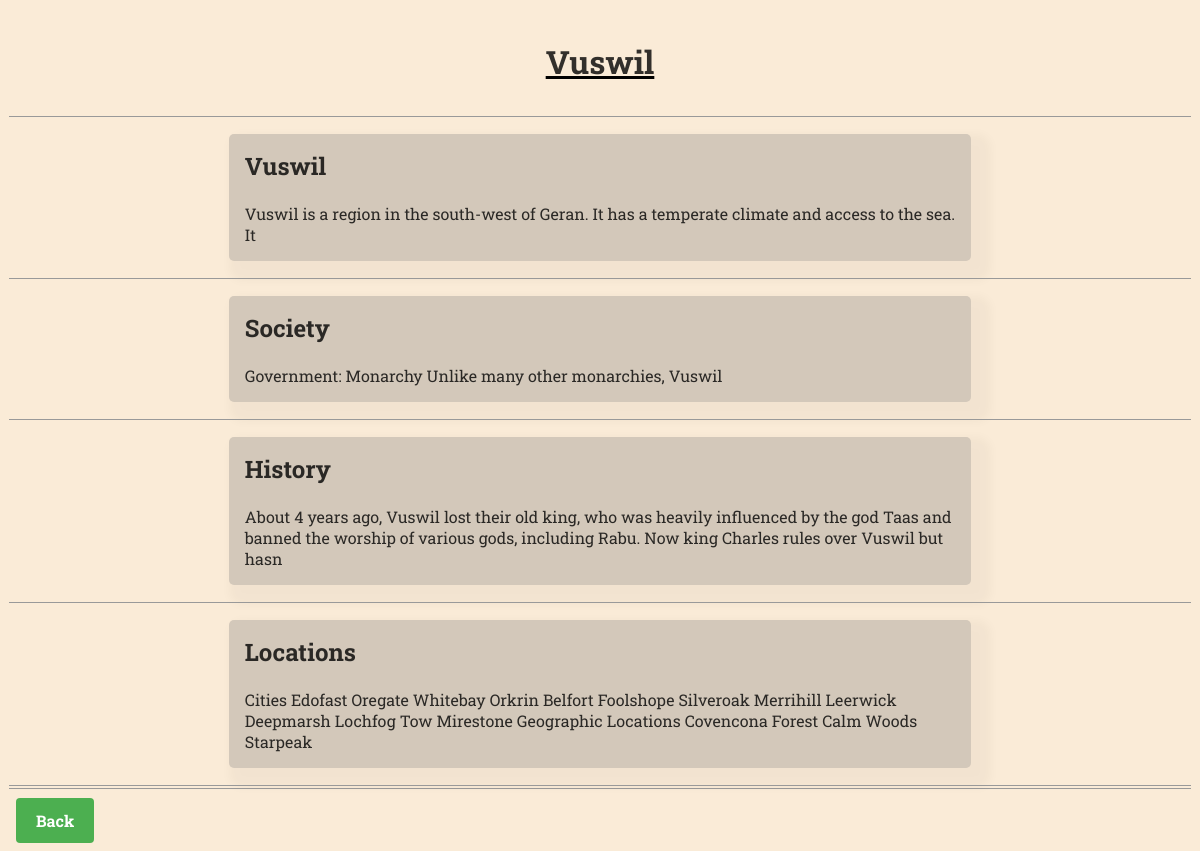
/php/article/show.php?article=15, run on the app's committed database.
### tables this page shows
CREATE TABLE `text` (
  `TextID` int(11) NOT NULL,
  `ArtikelID` int(11) NOT NULL,
  `Title` text NOT NULL COMMENT 'Überschrift',
  `Inhalt` mediumtext NOT NULL COMMENT 'Text des Artikels'
);

### php/connect_to_db.php (called while the page is built, shortened)
<?php
function connect_to_server() {
    $servername = "localhost";
    $username = "root";
    $passwort = "";
    $db = "wiki";
    $conn = new mysqli($servername, $username, $passwort, $db);
    return $conn;
}
function access_db(string $query): mysqli_result|bool {
    $con = connect_to_server();
    $response = $con->query($query);
    return $response;
}

### php/article/show.php (the view, shortened to what this page needs)
<?php
include "../connect_to_db.php";
function show_text($texts):void {
    if ($texts->num_rows > 0) {
        $i = 0;
        while ($entry = $texts->fetch_assoc()) {
            echo "<div id='text_$i' class='text'>";
            echo "<h2>{$entry['Title']}</h2>";
            echo "<br>";
            echo "<p>{$entry['Inhalt']}</p>";
            echo "</div>";
            echo "<hr>";
            $i++;
        }
    }
}
function show_article():void {
    echo "<div id='content_container'><h1>{$GLOBALS['aTitle']}</h1></div>";
    echo "<hr>";
    $texts = access_db("SELECT * FROM text where ArtikelID = ".$GLOBALS['aID']);
    echo "<div class='content_container'>";
    show_text($texts);
    echo "</div>";
    echo "<hr>";
    echo "<a href='../../index.php' class='back button'>Back</a>";
}
?>
<!doctype html>
<html lang="en">
<head>
    <link rel="stylesheet" href="../../css/style.css">
    <link rel="stylesheet" href="../../css/article.css">
</head>
<body>
<?php show_article() ?>
</body>
</html>

### css/style.css (style rules this page uses)
body { font-family: 'Roboto Slab', serif; color: rgba(0, 0, 0, 0.8); font-weight: 400; font-size: 16px; background-color: antiquewhite; }
a.button { background-color: #4CAF50; color: white; padding: 12px 20px; border: none; border-radius: 4px; cursor: pointer; font-size: 1em; font-weight: bold; margin: 0.5em 0.5em; }

### css/article.css (style rules this page uses)
h1 { font-size: 2em; margin: 0; padding: 1em; text-align: center; align-self: center; text-decoration: underline 3px black; }
.back { float:left; }
a { color: #0000ff; text-decoration: none; }
hr { border: 0; border-top: 1px solid #999999; margin: 1px; }
.content_container { align-content: center; display: flex; flex-direction: column; }
.text { margin: 1em; padding: 1em; width: 60%; align-self: center; background-color: #d3c8ba; border-radius: 5px; box-shadow: #00000008 10px 10px 10px 10px; }
h2 { font-size: 1.5em; margin: 0; }
p { margin: 0; padding: 0; }

### data on the page
text: Title "Vuswil", Inhalt "Vuswil is a region in the south-west of Geran. It has a temperate climate and access to the sea. It"
text: Title "Society", Inhalt "Government: Monarchy Unlike many other monarchies, Vuswil"
text: Title "History", Inhalt "About 4 years ago, Vuswil lost their old king, who was heavily influenced by the god Taas and banned the worship of various gods, including Rabu. Now king Charles rules over Vuswil but hasn"
text: Title "Locations", Inhalt "Cities Edofast Oregate Whitebay Orkrin Belfort Foolshope Silveroak Merrihill Leerwick Deepmarsh Lochfog Tow Mirestone Geographic Locations Covencona Forest Calm Woods Starpeak"

### other printed values
$GLOBALS['aTitle'] "Vuswil"
